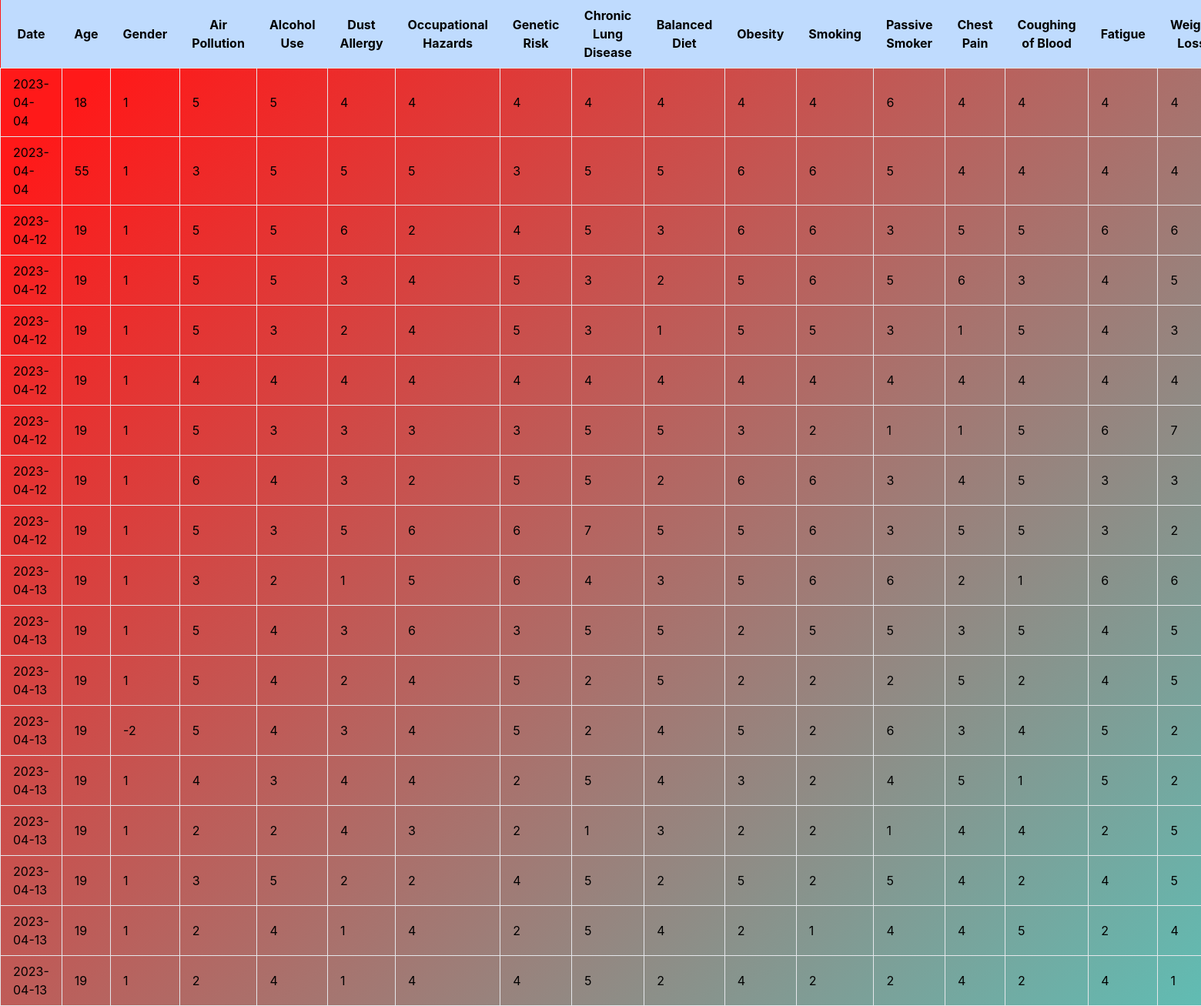
The page /results (signed in) on the database its author committed.
### Home/models.py (models this page shows)
class Prediction(models.Model):
    user = models.ForeignKey(User, on_delete=models.CASCADE)
    age = models.IntegerField()
    gender = models.IntegerField()
    air_pollution = models.IntegerField()
    alcohol_use = models.IntegerField()
    dust_allergy = models.IntegerField()
    occupational_hazards = models.IntegerField()
    genetic_risk = models.IntegerField()
    chronic_lung_disease = models.IntegerField()
    balanced_diet = models.IntegerField()
    obesity = models.IntegerField()
    smoking = models.IntegerField()
    passive_smoker = models.IntegerField()
    chest_pain = models.IntegerField()
    coughing_of_blood = models.IntegerField()
    fatigue = models.IntegerField()
    weight_loss = models.IntegerField()
    shortness_of_breath = models.IntegerField()
    wheezing = models.IntegerField()
    swallowing_difficulty = models.IntegerField()
    clubbing_of_finger_nails = models.IntegerField()
    frequent_cold = models.IntegerField()
    dry_cough = models.IntegerField()
    snoring = models.IntegerField()
    diagnosis = models.CharField(max_length=20)
    created_at = models.DateTimeField(auto_now_add=True)

### Home/views.py (the view)
# urls.py: path('results',views.results,name="results")
def results(request):
    predictions = Prediction.objects.filter(user=request.user)
    context = {'predictions': predictions}
    return render(request, 'results.html', context)

### templates/results.html (shortened to what this page needs)
<!DOCTYPE html>
<html lang="en">
<head>
</head>
<body>
  <table class="table-auto w-full">
    <thead>
      <tr class="bg-blue-200">
        <th class="px-4 py-2">Date</th>
        <th class="px-4 py-2">Age</th>
        <th class="px-4 py-2">Gender</th>
        <th class="px-4 py-2">Air Pollution</th>
        <th class="px-4 py-2">Alcohol Use</th>
        <th class="px-4 py-2">Dust Allergy</th>
        <th class="px-4 py-2">Occupational Hazards</th>
        <th class="px-4 py-2">Genetic Risk</th>
        <th class="px-4 py-2">Chronic Lung Disease</th>
        <th class="px-4 py-2">Balanced Diet</th>
        <th class="px-4 py-2">Obesity</th>
        <th class="px-4 py-2">Smoking</th>
        <th class="px-4 py-2">Passive Smoker</th>
        <th class="px-4 py-2">Chest Pain</th>
        <th class="px-4 py-2">Coughing of Blood</th>
        <th class="px-4 py-2">Fatigue</th>
        <th class="px-4 py-2">Weight Loss</th>
      </tr>
    </thead>
    <tbody>
          {% for prediction in request.user.prediction_set.all %}
          <tr>
            <td class="border px-4 py-2">{{ prediction.created_at|date:'Y-m-d' }}</td>
            <td class="border px-4 py-2">{{ prediction.age }}</td>
            <td class="border px-4 py-2">{{ prediction.gender }}</td>
            <td class="border px-4 py-2">{{ prediction.air_pollution }}</td>
            <td class="border px-4 py-2">{{ prediction.alcohol_use }}</td>
            <td class="border px-4 py-2">{{ prediction.dust_allergy }}</td>
            <td class="border px-4 py-2">{{ prediction.occupational_hazards }}</td>
            <td class="border px-4 py-2">{{ prediction.genetic_risk }}</td>
            <td class="border px-4 py-2">{{ prediction.chronic_lung_disease }}</td>
            <td class="border px-4 py-2">{{ prediction.balanced_diet }}</td>
            <td class="border px-4 py-2">{{ prediction.obesity }}</td>
            <td class="border px-4 py-2">{{ prediction.smoking }}</td>
            <td class="border px-4 py-2">{{ prediction.passive_smoker }}</td>
            <td class="border px-4 py-2">{{ prediction.chest_pain }}</td>
            <td class="border px-4 py-2">{{ prediction.coughing_of_blood }}</td>
            <td class="border px-4 py-2">{{ prediction.fatigue }}</td>
            <td class="border px-4 py-2">{{ prediction.weight_loss }}</td>
          </tr>
          {% endfor %}
        </tbody>
      </table>
</body>
</html>

### templates/results.html (style rules this page uses)
body { margin: auto; font-family: -apple-system, BlinkMacSystemFont, sans-serif; overflow: auto; background: linear-gradient(315deg, rgba(101,0,94,1) 3%, rgba(60,132,206,1) 38%, rgba(48,238,226,1) 68%, rgba(255,25,25,1) 98%); animation: gradient 15s ease infinite; background-size: 400% 400%; background-attachment: fixed; }

### rows shown on the page
Prediction: created_at "2023-04-04", age "18", gender "1", air_pollution "5", alcohol_use "5", dust_allergy "4", occupational_hazards "4", genetic_risk "4", chronic_lung_disease "4", balanced_diet "4", obesity "4", smoking "4", passive_smoker "6", chest_pain "4", coughing_of_blood "4", fatigue "4", weight_loss "4"
Prediction: created_at "2023-04-04", age "55", gender "1", air_pollution "3", alcohol_use "5", dust_allergy "5", occupational_hazards "5", genetic_risk "3", chronic_lung_disease "5", balanced_diet "5", obesity "6", smoking "6", passive_smoker "5", chest_pain "4", coughing_of_blood "4", fatigue "4", weight_loss "4"
Prediction: created_at "2023-04-12", age "19", gender "1", air_pollution "5", alcohol_use "5", dust_allergy "6", occupational_hazards "2", genetic_risk "4", chronic_lung_disease "5", balanced_diet "3", obesity "6", smoking "6", passive_smoker "3", chest_pain "5", coughing_of_blood "5", fatigue "6", weight_loss "6"
Prediction: created_at "2023-04-12", age "19", gender "1", air_pollution "5", alcohol_use "5", dust_allergy "3", occupational_hazards "4", genetic_risk "5", chronic_lung_disease "3", balanced_diet "2", obesity "5", smoking "6", passive_smoker "5", chest_pain "6", coughing_of_blood "3", fatigue "4", weight_loss "5"
Prediction: created_at "2023-04-12", age "19", gender "1", air_pollution "5", alcohol_use "3", dust_allergy "2", occupational_hazards "4", genetic_risk "5", chronic_lung_disease "3", balanced_diet "1", obesity "5", smoking "5", passive_smoker "3", chest_pain "1", coughing_of_blood "5", fatigue "4", weight_loss "3"
Prediction: created_at "2023-04-12", age "19", gender "1", air_pollution "4", alcohol_use "4", dust_allergy "4", occupational_hazards "4", genetic_risk "4", chronic_lung_disease "4", balanced_diet "4", obesity "4", smoking "4", passive_smoker "4", chest_pain "4", coughing_of_blood "4", fatigue "4", weight_loss "4"
Prediction: created_at "2023-04-12", age "19", gender "1", air_pollution "5", alcohol_use "3", dust_allergy "3", occupational_hazards "3", genetic_risk "3", chronic_lung_disease "5", balanced_diet "5", obesity "3", smoking "2", passive_smoker "1", chest_pain "1", coughing_of_blood "5", fatigue "6", weight_loss "7"
Prediction: created_at "2023-04-12", age "19", gender "1", air_pollution "6", alcohol_use "4", dust_allergy "3", occupational_hazards "2", genetic_risk "5", chronic_lung_disease "5", balanced_diet "2", obesity "6", smoking "6", passive_smoker "3", chest_pain "4", coughing_of_blood "5", fatigue "3", weight_loss "3"
Prediction: created_at "2023-04-12", age "19", gender "1", air_pollution "5", alcohol_use "3", dust_allergy "5", occupational_hazards "6", genetic_risk "6", chronic_lung_disease "7", balanced_diet "5", obesity "5", smoking "6", passive_smoker "3", chest_pain "5", coughing_of_blood "5", fatigue "3", weight_loss "2"
Prediction: created_at "2023-04-13", age "19", gender "1", air_pollution "3", alcohol_use "2", dust_allergy "1", occupational_hazards "5", genetic_risk "6", chronic_lung_disease "4", balanced_diet "3", obesity "5", smoking "6", passive_smoker "6", chest_pain "2", coughing_of_blood "1", fatigue "6", weight_loss "6"
Prediction: created_at "2023-04-13", age "19", gender "1", air_pollution "5", alcohol_use "4", dust_allergy "3", occupational_hazards "6", genetic_risk "3", chronic_lung_disease "5", balanced_diet "5", obesity "2", smoking "5", passive_smoker "5", chest_pain "3", coughing_of_blood "5", fatigue "4", weight_loss "5"
Prediction: created_at "2023-04-13", age "19", gender "1", air_pollution "5", alcohol_use "4", dust_allergy "2", occupational_hazards "4", genetic_risk "5", chronic_lung_disease "2", balanced_diet "5", obesity "2", smoking "2", passive_smoker "2", chest_pain "5", coughing_of_blood "2", fatigue "4", weight_loss "5"
Prediction: created_at "2023-04-13", age "19", gender "-2", air_pollution "5", alcohol_use "4", dust_allergy "3", occupational_hazards "4", genetic_risk "5", chronic_lung_disease "2", balanced_diet "4", obesity "5", smoking "2", passive_smoker "6", chest_pain "3", coughing_of_blood "4", fatigue "5", weight_loss "2"
Prediction: created_at "2023-04-13", age "19", gender "1", air_pollution "4", alcohol_use "3", dust_allergy "4", occupational_hazards "4", genetic_risk "2", chronic_lung_disease "5", balanced_diet "4", obesity "3", smoking "2", passive_smoker "4", chest_pain "5", coughing_of_blood "1", fatigue "5", weight_loss "2"
Prediction: created_at "2023-04-13", age "19", gender "1", air_pollution "2", alcohol_use "2", dust_allergy "4", occupational_hazards "3", genetic_risk "2", chronic_lung_disease "1", balanced_diet "3", obesity "2", smoking "2", passive_smoker "1", chest_pain "4", coughing_of_blood "4", fatigue "2", weight_loss "5"
Prediction: created_at "2023-04-13", age "19", gender "1", air_pollution "3", alcohol_use "5", dust_allergy "2", occupational_hazards "2", genetic_risk "4", chronic_lung_disease "5", balanced_diet "2", obesity "5", smoking "2", passive_smoker "5", chest_pain "4", coughing_of_blood "2", fatigue "4", weight_loss "5"
Prediction: created_at "2023-04-13", age "19", gender "1", air_pollution "2", alcohol_use "4", dust_allergy "1", occupational_hazards "4", genetic_risk "2", chronic_lung_disease "5", balanced_diet "4", obesity "2", smoking "1", passive_smoker "4", chest_pain "4", coughing_of_blood "5", fatigue "2", weight_loss "4"
Prediction: created_at "2023-04-13", age "19", gender "1", air_pollution "2", alcohol_use "4", dust_allergy "1", occupational_hazards "4", genetic_risk "4", chronic_lung_disease "5", balanced_diet "2", obesity "4", smoking "2", passive_smoker "2", chest_pain "4", coughing_of_blood "2", fatigue "4", weight_loss "1"
